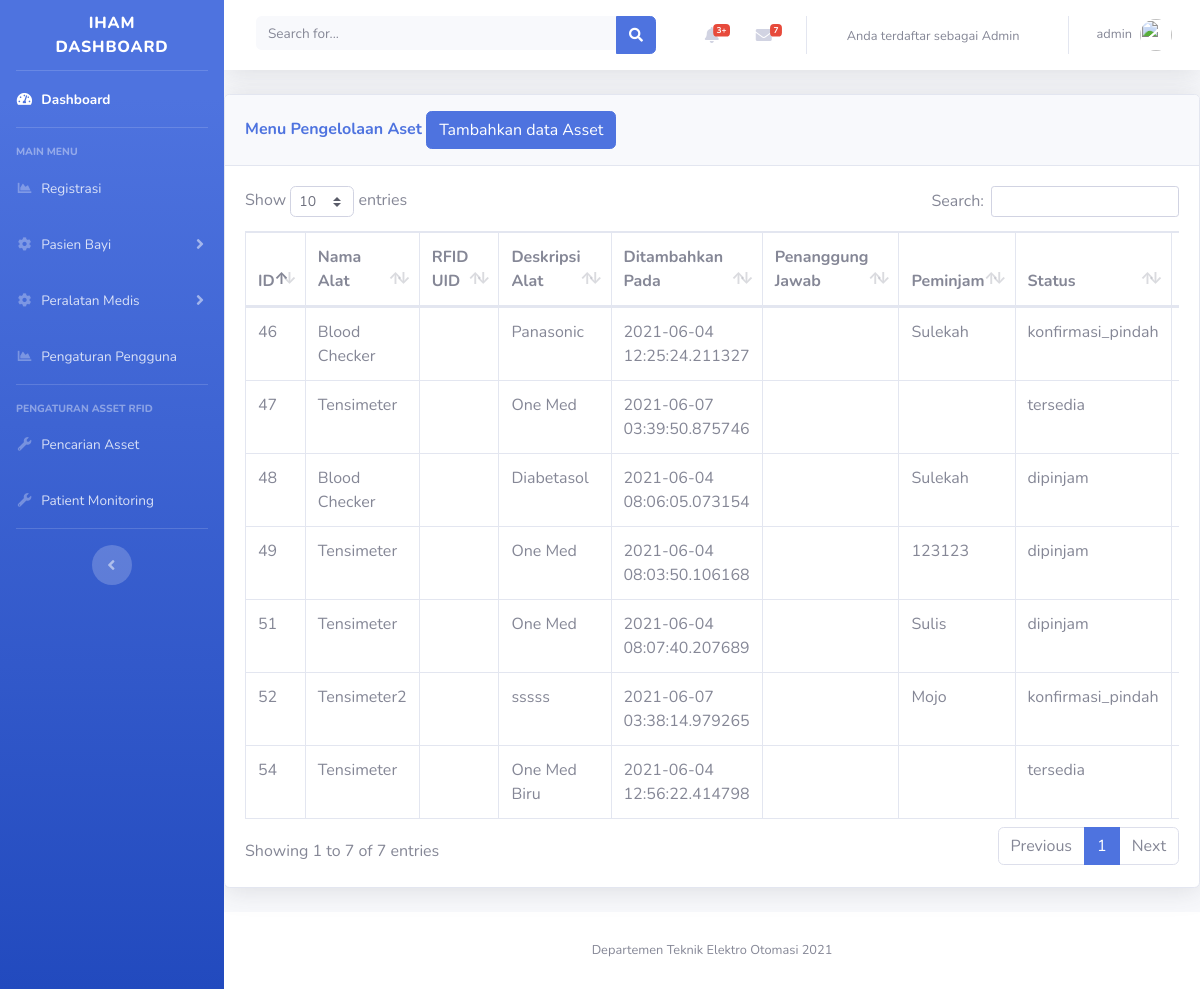
Before: /admin/Tempat_Sampah/stataset.php (signed in) with the older database file.
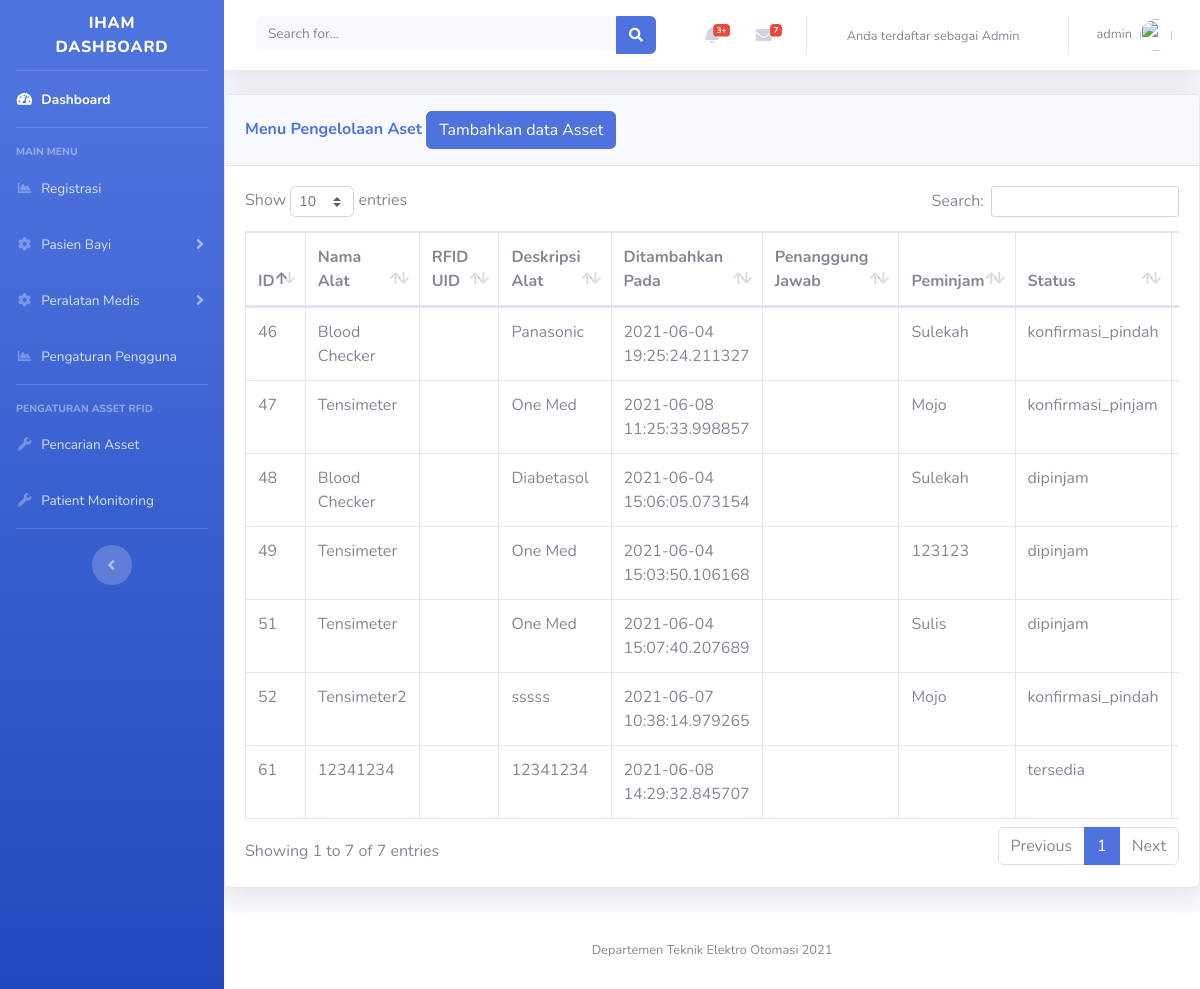
After: the same page with the newer database file.
### tables this page shows
CREATE TABLE `tb_rfid` (
  `id` int(5) NOT NULL,
  `rfid_uid` varchar(50) NOT NULL,
  `nama_alat` varchar(50) NOT NULL,
  `deskripsi` varchar(50) NOT NULL DEFAULT current_timestamp(),
  `tanggal` datetime(6) NOT NULL DEFAULT current_timestamp(6) ON UPDATE current_timestamp(6),
  `penanggung_jawab` varchar(50) NOT NULL,
  `status_asset` varchar(30) NOT NULL,
  `peminjam` varchar(50) NOT NULL,
  `keterangan` varchar(50) NOT NULL
);

### admin/Tempat_Sampah/stataset.php (the view, shortened to what this page needs)
<?php
include('includes/header.php');
include('includes/navbar.php');
include('database/dbconfig.php')
?>
<div class="card shadow mb-4">
  <div class="card-header py-3">
    <h6 class="m-0 font-weight-bold text-primary">Menu Pengelolaan Aset
            <button type="button" class="btn btn-primary" data-toggle="modal" data-target="#tambahinaset">
              Tambahkan data Asset
            </button>
    </h6>
  </div>
<div class="card-body">
    <div class="table-responsive">
    <?php
    $query = "SELECT * FROM tb_rfid";
    $query_run = mysqli_query($connection, $query);
    ?>
      <table class="table table-bordered" id="dataaset" width="100%" cellspacing="0">
        <thead>
          <tr>
            <th>ID </th>
            <th>Nama Alat</th>
            <th>RFID UID</th>
            <th>Deskripsi Alat</th>
            <th>Ditambahkan Pada</th>
            <th>Penanggung Jawab</th>
            <th>Peminjam</th>
            <th>Status</th>
            <th>Ubah</th>
          </tr>
        </thead>
        <tbody>
        <?php
        if(mysqli_num_rows($query_run) > 0 )
        {
          while($row = mysqli_fetch_assoc($query_run))
          {
            ?>
          <tr>
          <td><?php echo $row['id']; ?></td>
            <td><?php echo $row['nama_alat']; ?></td>
            <td><?php echo $row['uid']; ?></td>
            <td><?php echo $row['deskripsi']; ?></td>
            <td><?php echo $row['tanggal']; ?></td>
            <td><?php echo $row['penanggung_jawab_bayi']; ?></td>
            <td><?php echo $row['peminjam']; ?></td>
            <td><?php echo $row['status_asset']; ?></td>
            <td>
            </td>
            </div>
            <div class="container-fluid">
          <?php
          }
        }
        else {
          echo "Data tidak ditemukan";
        }
        ?>
    </div>
  </div>
</div>
</div>
<?php
include('includes/scripts.php');
include('includes/footer.php');
?>

### admin/includes/header.php (shortened to what this page needs)
<!DOCTYPE html>
<html lang="en">
<head>
  <link href="vendor/fontawesome-free/css/all.min.css" rel="stylesheet" type="text/css">
  <link href="css/sb-admin-2.min.css" rel="stylesheet">
  <link href="css/tambahan.css" rel="stylesheet">
</head>
<body id="page-top">
  <div id="wrapper">

### admin/includes/navbar.php (shortened to what this page needs)
   <ul class="navbar-nav bg-gradient-primary sidebar sidebar-dark accordion" id="accordionSidebar">
<a class="sidebar-brand d-flex align-items-center justify-content-center" href="index.php">
  <div class="sidebar-brand-text mx-3">IHAM Dashboard</div>
</a>
<hr class="sidebar-divider my-0">
<li class="nav-item active">
  <a class="nav-link" href="index.php">
    <i class="fas fa-fw fa-tachometer-alt"></i>
    <span>Dashboard</span></a>
</li>
<hr class="sidebar-divider">
<div class="sidebar-heading">
  Main Menu
</div>
<li class="nav-item">
  <a class="nav-link" href="registrasi.php">
    <i class="fas fa-fw fa-chart-area"></i>
    <span>Registrasi</span></a>
</li>
<li class="nav-item">
  <a class="nav-link collapsed" href="#" data-toggle="collapse" data-target="#kolapsitem1" aria-expanded="true" aria-controls="kolapsitem1">
    <i class="fas fa-fw fa-cog"></i>
    <span>Pasien Bayi</span>
  </a>
</li>
<li class="nav-item">
  <a class="nav-link collapsed" href="#" data-toggle="collapse" data-target="#collapseTwo" aria-expanded="true" aria-controls="collapseTwo">
    <i class="fas fa-fw fa-cog"></i>
    <span>Peralatan Medis</span>
  </a>
</li>
<li class="nav-item">
  <a class="nav-link" href="pengaturan-pengguna.php">
    <i class="fas fa-fw fa-chart-area"></i>
    <span>Pengaturan Pengguna</span></a>
</li>
<hr class="sidebar-divider">
<div class="sidebar-heading">
  Pengaturan Asset RFID
</div>
<li class="nav-item">
  <a class="nav-link" href="baca-tag.php">
    <i class="fas fa-fw fa-wrench"></i>
    <span>Pencarian Asset</span></a>
</li>
<li class="nav-item">
  <a class="nav-link" href="status-asset.php">
    <i class="fas fa-fw fa-wrench"></i>
    <span>Patient Monitoring</span></a>
</li>
<hr class="sidebar-divider d-none d-md-block">
<div class="text-center d-none d-md-inline">
  <button class="rounded-circle border-0" id="sidebarToggle"></button>
</div>
</ul>
    <div id="content-wrapper" class="d-flex flex-column">
      <div id="content">
        <nav class="navbar navbar-expand navbar-light bg-white topbar mb-4 static-top shadow">
          <form class="d-none d-sm-inline-block form-inline mr-auto ml-md-3 my-2 my-md-0 mw-100 navbar-search">
            <div class="input-group">
              <input type="text" class="form-control bg-light border-0 small" placeholder="Search for..." aria-label="Search" aria-describedby="basic-addon2">
              <div class="input-group-append">
                <button class="btn btn-primary" type="button">
                  <i class="fas fa-search fa-sm"></i>
                </button>
              </div>
            </div>
          </form>
          <ul class="navbar-nav ml-auto">
            <li class="nav-item dropdown no-arrow mx-1">
              <a class="nav-link dropdown-toggle" href="#" id="alertsDropdown" role="button" data-toggle="dropdown" aria-haspopup="true" aria-expanded="false">
                <i class="fas fa-bell fa-fw"></i>
                <span class="badge badge-danger badge-counter">3+</span>
              </a>
            </li>
            <li class="nav-item dropdown no-arrow mx-1">
              <a class="nav-link dropdown-toggle" href="#" id="messagesDropdown" role="button" data-toggle="dropdown" aria-haspopup="true" aria-expanded="false">
                <i class="fas fa-envelope fa-fw"></i>
                <span class="badge badge-danger badge-counter">7</span>
              </a>
            </li>
          <div class="container my-auto">
          <div class="copyright text-center my-auto">
            <span span class="mr-2 d-none d-lg-inline text-gray-600 small">
            Anda terdaftar sebagai <?php echo $_SESSION['usertype']; ?>
            </span>
          </div>
        </div>
            <li class="nav-item dropdown no-arrow">
              <a class="nav-link dropdown-toggle" href="#" id="userDropdown" role="button" data-toggle="dropdown" aria-haspopup="true" aria-expanded="false">
                <span class="mr-2 d-none d-lg-inline text-gray-600 small">
              <?php
               echo $_SESSION['username'];
              ?>
                </span>
                <img class="img-profile rounded-circle" src="https://source.unsplash.com/QAB-WJcbgJk/60x60">
              </a>
            </li>
          </ul>
        </nav>

### admin/includes/scripts.php (shortened to what this page needs)
<link href="vendor/datatables/dataTables.bootstrap4.min.css" rel="stylesheet">
<link href="vendor/fontawesome-free/css/all.min.css" rel="stylesheet" type="text/css">

### admin/includes/footer.php (shortened to what this page needs)
      <footer class="sticky-footer bg-white">
        <div class="container my-auto">
          <div class="copyright text-center my-auto">
            <span>Departemen Teknik Elektro Otomasi 2021</span>
          </div>
        </div>
      </footer>
      </div>
      </div>
</body>
</html>

Changed rows visible on the page:
removed tb_rfid: id "54", nama_alat "Tensimeter", deskripsi "One Med Biru", tanggal "2021-06-04 12:56:22.414798", status_asset "tersedia"
changed tb_rfid "Panasonic": tanggal "2021-06-04 12:25:24.211327" → "2021-06-04 19:25:24.211327"
changed tb_rfid id 47: tanggal "2021-06-07 03:39:50.875746" → "2021-06-08 11:25:33.998857"; peminjam (not shown) → "Mojo"; status_asset "tersedia" → "konfirmasi_pinjam"
changed tb_rfid "Diabetasol": tanggal "2021-06-04 08:06:05.073154" → "2021-06-04 15:06:05.073154"
changed tb_rfid id 49: tanggal "2021-06-04 08:03:50.106168" → "2021-06-04 15:03:50.106168"
changed tb_rfid "Sulis": tanggal "2021-06-04 08:07:40.207689" → "2021-06-04 15:07:40.207689"
changed tb_rfid "Tensimeter2": tanggal "2021-06-07 03:38:14.979265" → "2021-06-07 10:38:14.979265"
added tb_rfid: id "61", nama_alat "12341234", deskripsi "12341234", tanggal "2021-06-08 14:29:32.845707", status_asset "tersedia"
